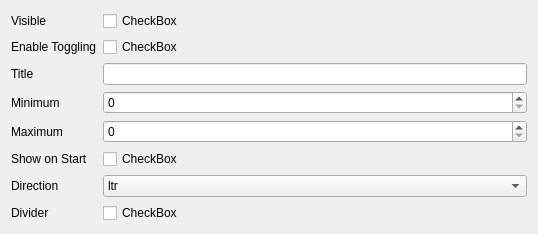
            <widget class="QWidget" name="page_5">
             <property name="geometry">
              <rect>
               <x>0</x>
               <y>0</y>
               <width>538</width>
               <height>208</height>
              </rect>
             </property>
             <attribute name="label">
              <string>Panel1</string>
             </attribute>
             <layout class="QFormLayout" name="formLayout_3">
              <item row="0" column="0">
               <widget class="QLabel" name="label_12">
                <property name="text">
                 <string>Visible</string>
                </property>
               </widget>
              </item>
              <item row="0" column="1">
               <widget class="AnimatedCheck" name="builder__panel1__visible">
                <property name="text">
                 <string>CheckBox</string>
                </property>
               </widget>
              </item>
              <item row="1" column="0">
               <widget class="QLabel" name="label_13">
                <property name="text">
                 <string>Enable Toggling</string>
                </property>
               </widget>
              </item>
              <item row="1" column="1">
               <widget class="AnimatedCheck" name="builder__panel1__toggle">
                <property name="text">
                 <string>CheckBox</string>
                </property>
               </widget>
              </item>
              <item row="2" column="0">
               <widget class="QLabel" name="label_14">
                <property name="text">
                 <string>Title</string>
                </property>
               </widget>
              </item>
              <item row="2" column="1">
               <widget class="QLineEdit" name="builder__panel1__title"/>
              </item>
              <item row="3" column="0">
               <widget class="QLabel" name="label_15">
                <property name="text">
                 <string>Minimum</string>
                </property>
               </widget>
              </item>
              <item row="3" column="1">
               <widget class="QSpinBox" name="builder__panel1__minimum"/>
              </item>
              <item row="4" column="0">
               <widget class="QLabel" name="label_16">
                <property name="text">
                 <string>Maximum</string>
                </property>
               </widget>
              </item>
              <item row="4" column="1">
               <widget class="QSpinBox" name="builder__panel1__maximum"/>
              </item>
              <item row="5" column="0">
               <widget class="QLabel" name="label_17">
                <property name="text">
                 <string>Show on Start</string>
                </property>
               </widget>
              </item>
              <item row="5" column="1">
               <widget class="AnimatedCheck" name="builder__panel1__show_onstart">
                <property name="text">
                 <string>CheckBox</string>
                </property>
               </widget>
              </item>
              <item row="6" column="0">
               <widget class="QLabel" name="label_18">
                <property name="text">
                 <string>Direction</string>
                </property>
               </widget>
              </item>
              <item row="6" column="1">
               <widget class="QComboBox" name="builder__panel1__direction">
                <item>
                 <property name="text">
                  <string>ltr</string>
                 </property>
                </item>
                <item>
                 <property name="text">
                  <string>rtl</string>
                 </property>
                </item>
                <item>
                 <property name="text">
                  <string/>
                 </property>
                </item>
               </widget>
              </item>
              <item row="7" column="0">
               <widget class="QLabel" name="label_34">
                <property name="text">
                 <string>Divider</string>
                </property>
               </widget>
              </item>
              <item row="7" column="1">
               <widget class="AnimatedCheck" name="builder__panel1__divider">
                <property name="text">
                 <string>CheckBox</string>
                </property>
               </widget>
              </item>
             </layout>
            </widget>
